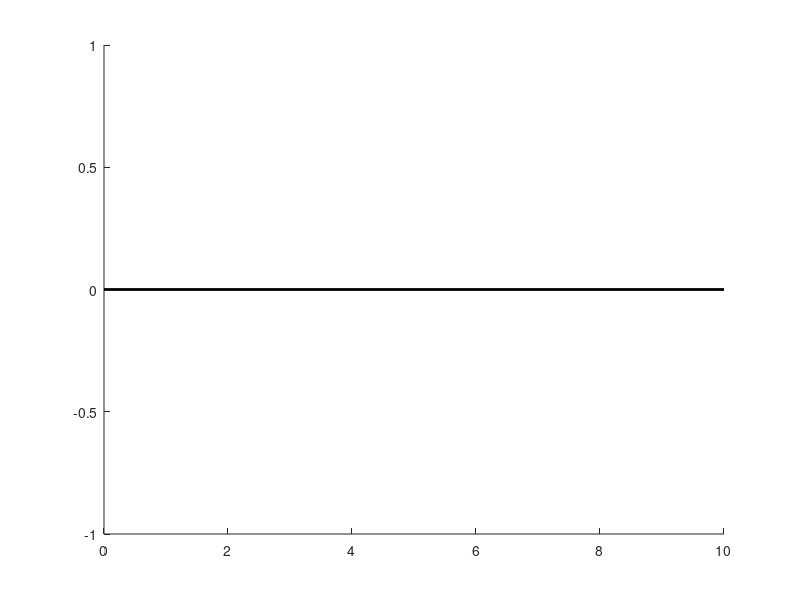

Here is the MATLAB script that generated this plot: (Note: this script raises an error after producing the figure.)
addpath(genpath('..'));
addpath(genpath('..\geometry'));
c0=[0,0,0];
c1=[10,0,0];
line([c0(1),c1(1)],[c0(2),c1(2)],[c0(3),c1(3)],'LineStyle','-','LineWidth',2,'Color','black');
v=[3,3,4];
seg=Segment(c0,c1);
[fp,dist]=seg.project(v);
line([fp(1),v(1)],[fp(2),v(2)],[fp(3),v(3)],'LineStyle','-','LineWidth',2,'Color','red');
grid off;
hold off;
axis off;
axis equal;
light('Color',[0.8, 0.8, 0.8],'Position',[10 10 -10],'Style','infinite');
camlight;